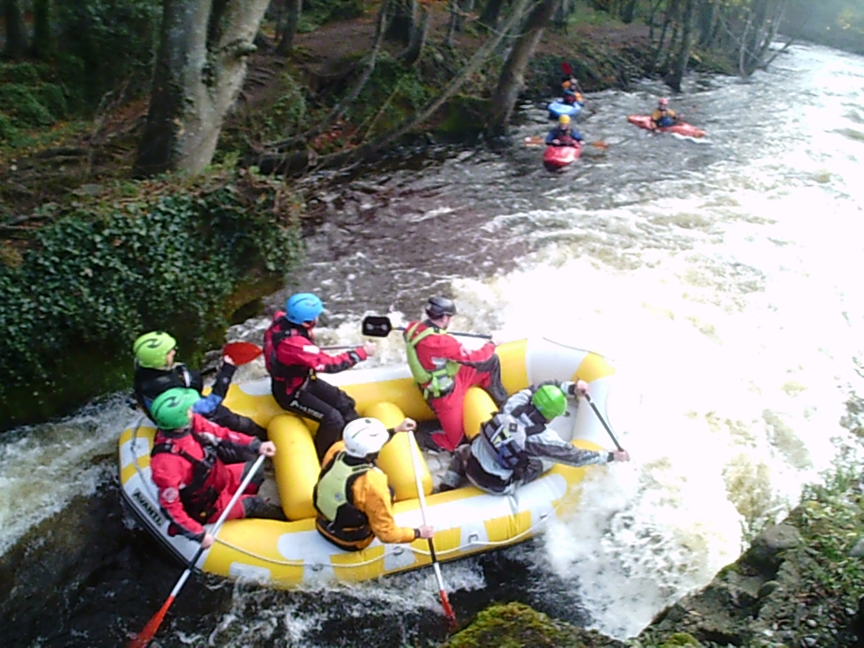
//> input picture feature_detection/SIFT/SIFT_DOBilateral/images/test1.jpg, 2592 x 1944 px (shown at 1/3 size)
$ ./main ../../SIFT_DOBilateral/images/test1.jpg   (built with g++ and OpenCV 4)
//> lines starting //> are read from the running program, lines starting //| are printed output that depends on the picture
### feature_detection/SIFT/ASIFT/src/SIFT.h
#ifndef SIFT_H_
#define SIFT_H_

#include <opencv2/core/core.hpp>
#include <opencv2/features2d/features2d.hpp>
#include <opencv2/xfeatures2d/nonfree.hpp>
#include <opencv2/imgproc/imgproc.hpp>

using namespace cv::xfeatures2d;

struct SIFTDetector
{
    cv::Ptr<cv::Feature2D> sift;
    SIFTDetector(double hessian = 800.0)
    {
        sift = cv::xfeatures2d::SIFT::create(hessian);
    }
    template<class T>
    void operator()(const T& in, const T& mask, std::vector<cv::KeyPoint>& pts, T& descriptors, bool useProvided = false)
    {
        sift->detectAndCompute(in, mask, pts, descriptors, useProvided);
    }
};
//end of SIFT detector
#endif

### feature_detection/SIFT/C-SIFT/src/main.cpp
#include <iostream>
#include <cstdio>
#include <ctime>

#include <vector>
#include <string>

#include <opencv2/core/core.hpp>
#include <opencv2/highgui/highgui.hpp>
#include <opencv2/imgproc/imgproc.hpp>

#include <opencv2/features2d/features2d.hpp>

#include "sift.h"

using namespace cv;
using namespace cv::xfeatures2d;

int main(int argc,char *argv[])
{
    std::cout << "C-SIFT Working" << std::endl;

    cv::Mat img = imread(std::string(argv[1])),mask,desc,output,output2;
//> img is the input picture: 1944 rows x 2592 cols, CV_8UC3; mean B, G, R 120.8, 127.4, 128.4
    std::vector<cv::KeyPoint> keypoints,keypoints2;

    std::clock_t start;
    double duration;

    start = std::clock();

    cv::Mat channel[3];
    split(img, channel);
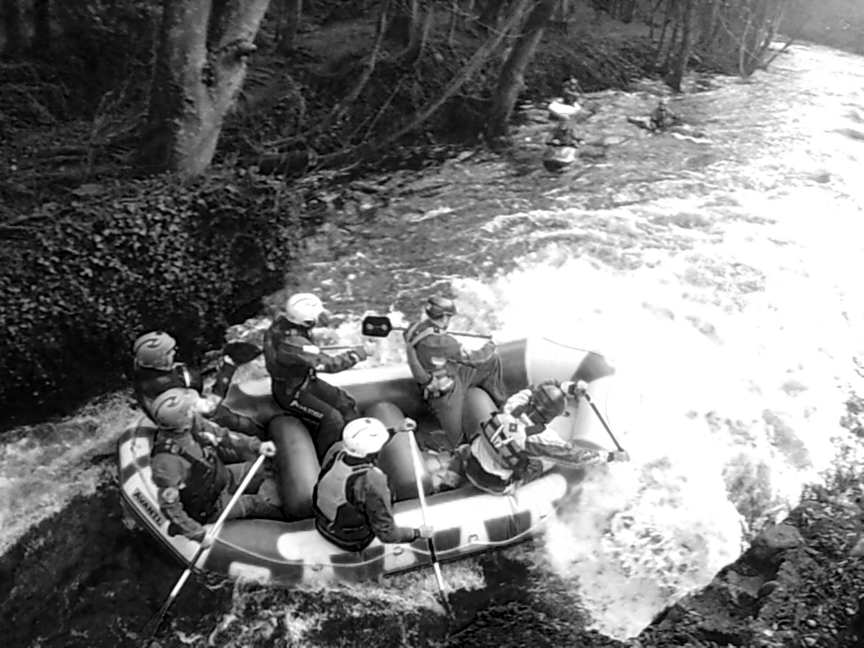
//> channel[0]: 1944 rows x 2592 cols, CV_8UC1 (shown at 1/3 size); min 0, max 255, mean 120.8
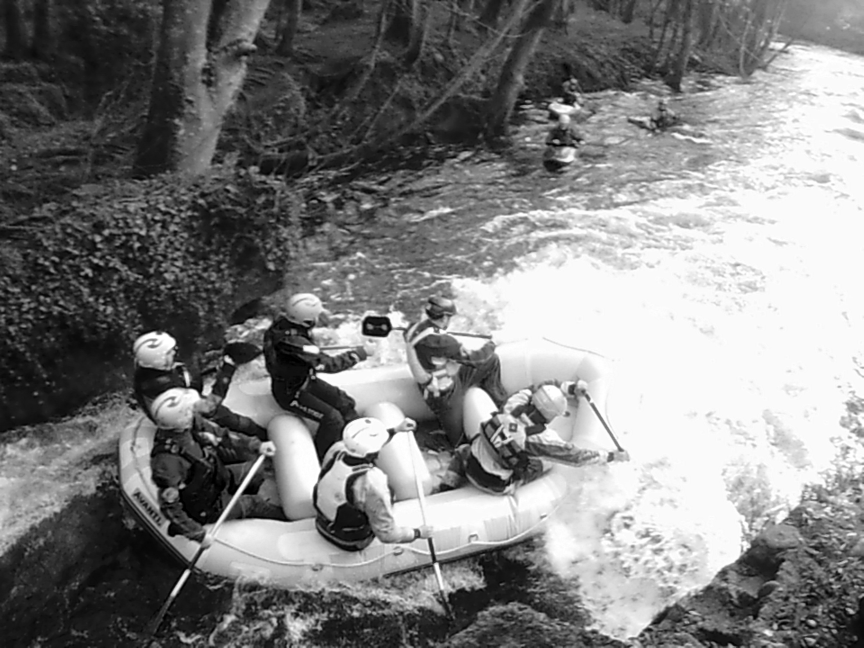
//> channel[1]: 1944 rows x 2592 cols, CV_8UC1 (shown at 1/3 size); min 0, max 255, mean 127.4
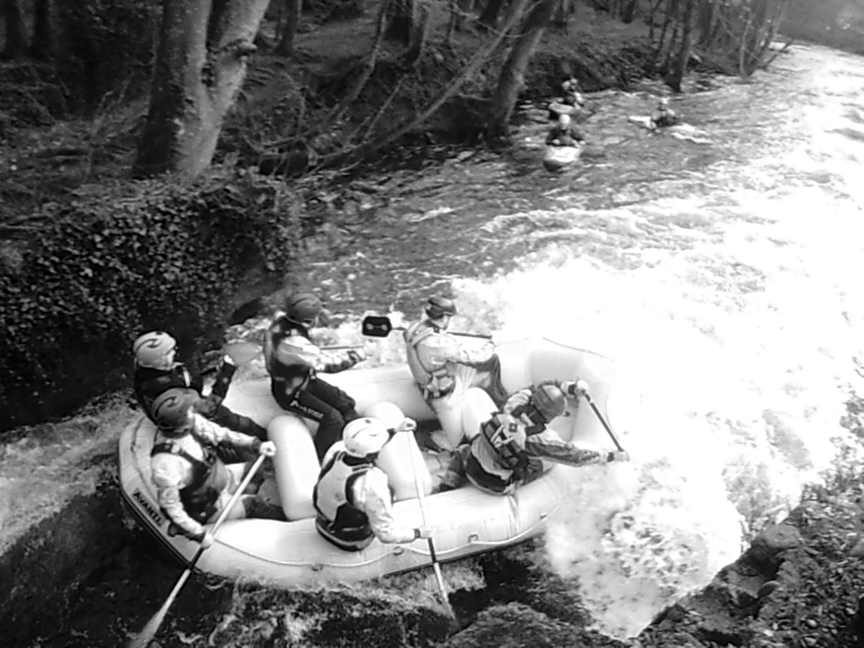
//> channel[2]: 1944 rows x 2592 cols, CV_8UC1 (shown at 1/3 size); min 0, max 255, mean 128.4

    SIFTDetector sift(450);

    // C-SIFT Apply SIFT to each RGB colour channel
    // Works pretty well
    sift(channel[0],mask,keypoints,desc);
//> keypoints = 450 keypoints; strongest (x, y, size): (560, 1720, 12.9), (683, 1078, 13), (1128, 1626, 17.7), (1309, 1696, 11)
    sift(channel[1],mask,keypoints,desc);
//> keypoints = 450 keypoints; strongest (x, y, size): (1175, 1298, 15.7), (559, 1720, 12.7), (684, 1079, 13), (1130, 981, 47.1)
    sift(channel[2],mask,keypoints,desc);
//> keypoints = 450 keypoints; strongest (x, y, size): (621, 1172, 18.9), (1175, 1298, 15.3), (1129, 982, 47.9), (1042, 1577, 98.9)

    duration = ( std::clock() - start ) / (double) CLOCKS_PER_SEC;

    std::cout << "C-SIFT Time taken:" << duration << " seconds" <<std::endl;

    // Add results to image and save.
    drawKeypoints(img, keypoints, output);
    imwrite("sift_output.jpg", output);

    return 0;
}
